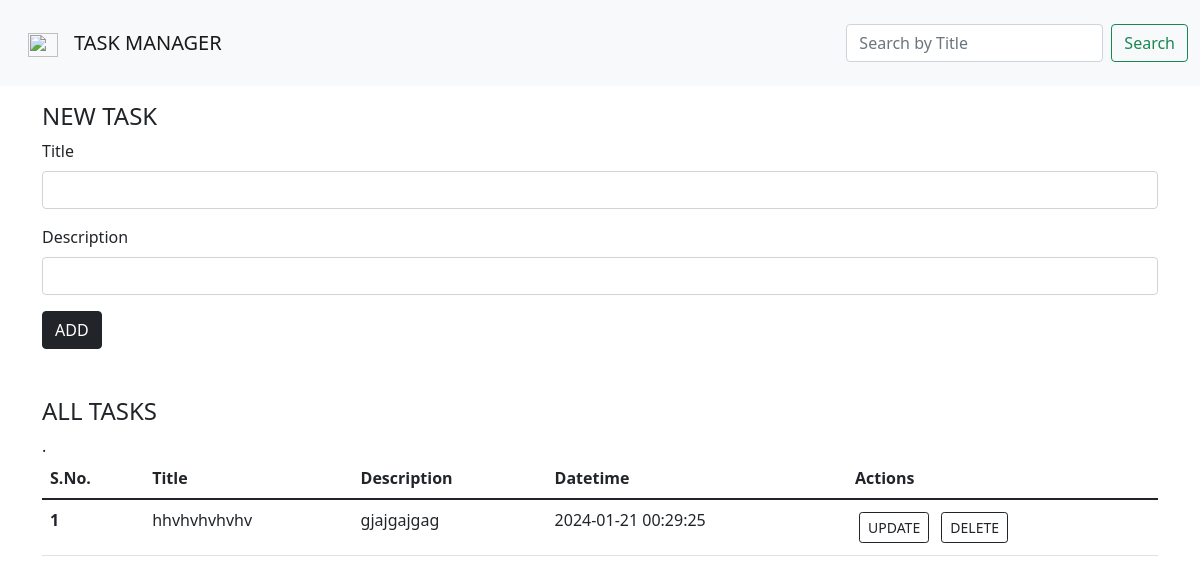
The app's page /, older data.
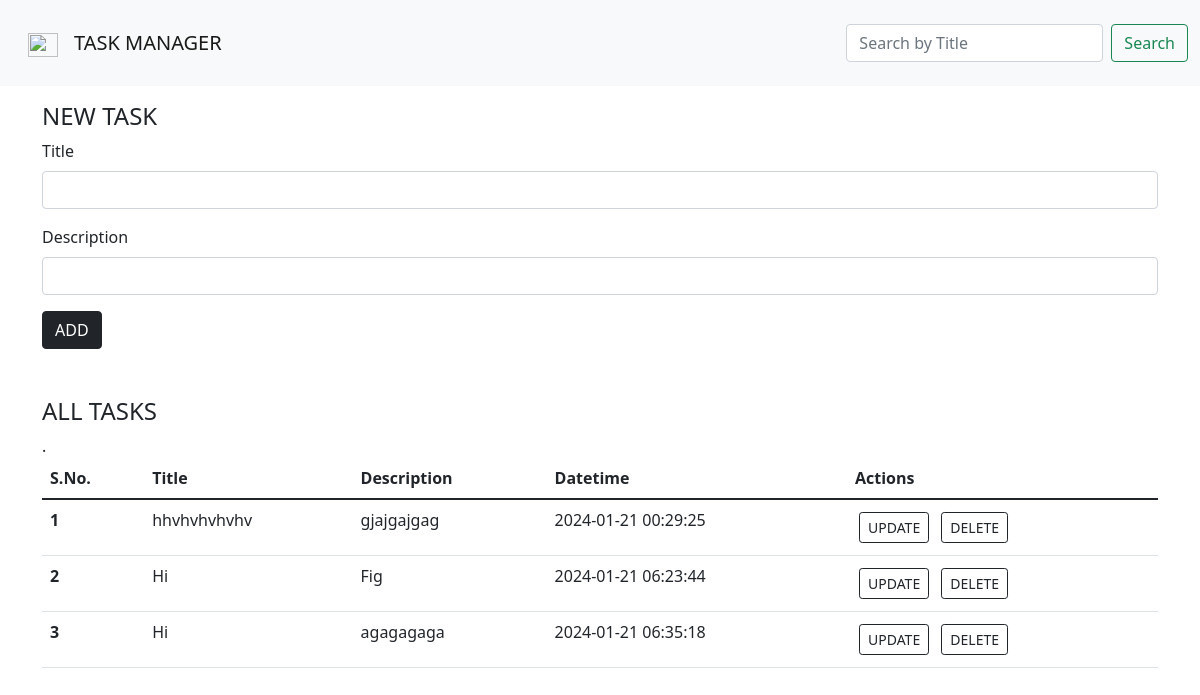
The same page, newer data.
### app.py (models this page shows, shortened)
class Todo(db.Model):
    sno = db.Column(db.Integer, primary_key=True)
    title = db.Column(db.String(200), nullable=False)
    desc = db.Column(db.String(500), nullable=False)
    date_created = db.Column(db.DateTime, default=datetime.utcnow)

### app.py (the view, shortened to what this page needs)
@app.route('/', methods=["GET", "POST"])
def home():
    all_items = Todo.query.all()
    return render_template("Tasks.html", all_todos=all_items)

### templates/Tasks.html
{% extends 'Task_base.html' %}
{% block body %}
<div class="container my-3">
    <h4 >NEW TASK</h4>
    <form action="/" method="POST">
        <div class="mb-3">
            <label for="title" class="form-label">Title</label>
            <input type="text" name='title' class="form-control" id="title" required>
        </div>
        <div class="mb-3">
            <label for="desc" class="form-label">Description</label>
            <input type="text" name="desc" class="form-control" id="desc" required>
        </div>
        <button type="submit" class="btn btn-dark">ADD</button>
    </form>
</div>
<div class="container my-5">
    <h4>ALL TASKS</h4>
    {% if all_todos|length == 0 %}
    <div class="alert alert-secondary" role="alert">
        No existing items. Add a new item now!
    </div>
    {% else %}
    <table class="table">
        <thead>
            <tr>
                <th scope="col">S.No.</th>
                <th scope="col">Title</th>
                <th scope="col">Description</th>
                <th scope="col">Datetime </th>
                <th scope="col">Actions</th>
            </tr>
        </thead>
        <tbody>.
            {% for todo in all_todos %}
            <tr>
                <th scope="row">{{ loop.index }}</th>
                <td>{{todo.title}}</td>
                <td>{{todo.desc}}</td>
                <td>{{todo.date_created}}</td>
                <td>
                    <a href="/update/{{todo.sno}}" type="button"
                        class="btn btn-outline-dark btn-sm mx-1 my-1">UPDATE</a>
                    <a href="/delete/{{todo.sno}}" type="button"
                        class="btn btn-outline-dark btn-sm mx-1 my-1">DELETE</a>
                </td>
            </tr>
            {% endfor %}
        </tbody>
    </table>
    {% endif %}
</div>
</body>
</html>
{% endblock body %}

### templates/Task_base.html (shortened to what this page needs)
<!DOCTYPE html>
<html lang="en">
<head>
    <link href="https://cdn.jsdelivr.net/npm/bootstrap@5.1.3/dist/css/bootstrap.min.css" rel="stylesheet"
>
</head>
<body>
    <nav class="navbar navbar-expand-lg navbar-light bg-light">
        <div class="container-fluid">
            <a class="navbar-brand" href="/"><img class="mx-3" src="{{url_for('static',filename = 'images/logo1.png')}}"
                    alt="" width="30" height="24" class="d-inline-block align-text-top">TASK MANAGER</a>
            <form action="/search" method="GET" class="d-flex my-3">
                <input class="form-control me-2" type="search" name="query" placeholder="Search by Title"
                    aria-label="Search" autocomplete="off">
                <button class="btn btn-outline-success" type="submit">Search</button>
            </form>
        </div>
    </nav>
    {% block body %}
    {% endblock body %}

Row changes from the older to the newer data that the page shows:
added Todo: title "Hi", desc "Fig", date_created "2024-01-21 06:23:44"
added Todo: title "Hi", desc "agagagaga", date_created "2024-01-21 06:35:18"
